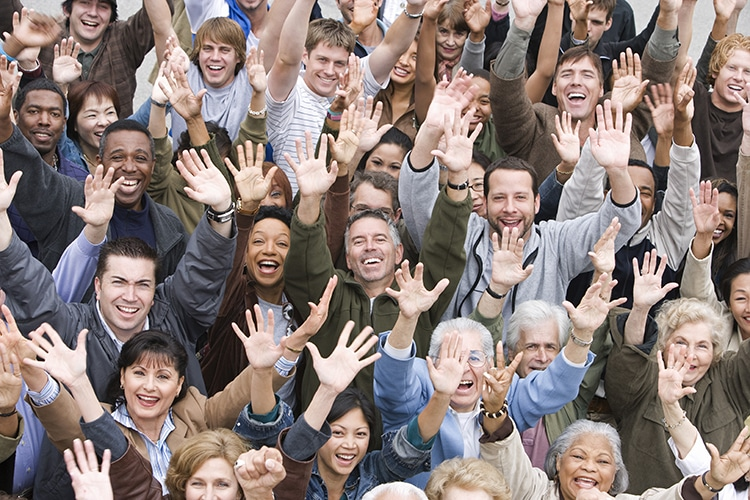
#> input picture test_image.jpg, 750 x 500 px, found by its file name
$ python openCV.py
#> lines starting #> are read from the running program, lines starting #| are printed output that depends on the picture; after the words box and inside, x2 and y2 are one past the last pixel; in counts of white or black regions, pixels touching at a corner belong together
import cv2
from google.colab.patches import cv2_imshow

class BasicFaceDetector:
    def __init__(self):
        self.face_cascade = cv2.CascadeClassifier(cv2.data.haarcascades + 'haarcascade_frontalface_default.xml')

    def detect_faces(self, image_path):
#> called with image_path = 'test_image.jpg'
        image = cv2.imread(image_path)
#> image is the input picture: shape (500, 750, 3); mean B, G, R 120.8, 124.9, 139.3
        if image is None:
            return None, 0
        gray = cv2.cvtColor(image, cv2.COLOR_BGR2GRAY)
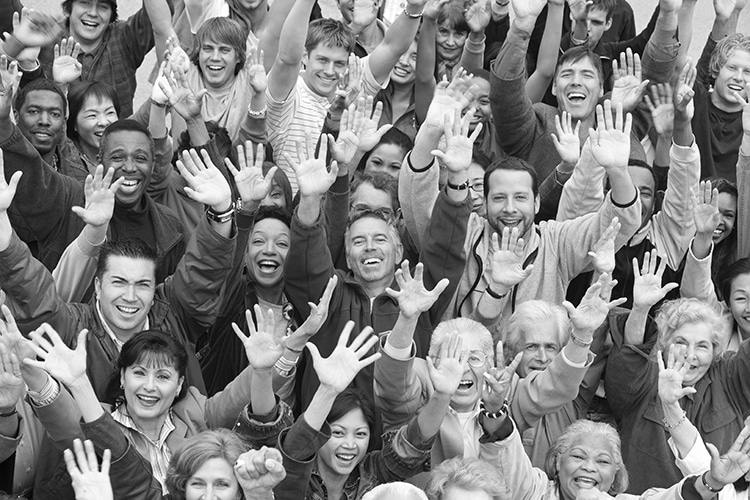
#> gray: shape (500, 750); min 0, max 255, mean 128.8
        faces = self.face_cascade.detectMultiScale(gray, 1.1, 5)
#> faces = 17 rows, first 6: [549, 52, 58, 58], [362, 148, 47, 47], [515, 327, 54, 54], [191, 29, 53, 53], [14, 89, 57, 57], [340, 215, 61, 61]
        for (x, y, w, h) in faces:
            cv2.rectangle(image, (x, y), (x + w, y + h), (0, 255, 0), 2)
#> this loop made 17 passes
#> (x, y, w, h) on passes 1 to 12: (549, 52, 58, 58), (362, 148, 47, 47), (515, 327, 54, 54), (191, 29, 53, 53), (14, 89, 57, 57), (340, 215, 61, 61), (302, 40, 56, 56), (75, 96, 48, 48), (481, 175, 59, 59), (96, 257, 68, 68), (321, 412, 56, 56), (101, 134, 58, 58)
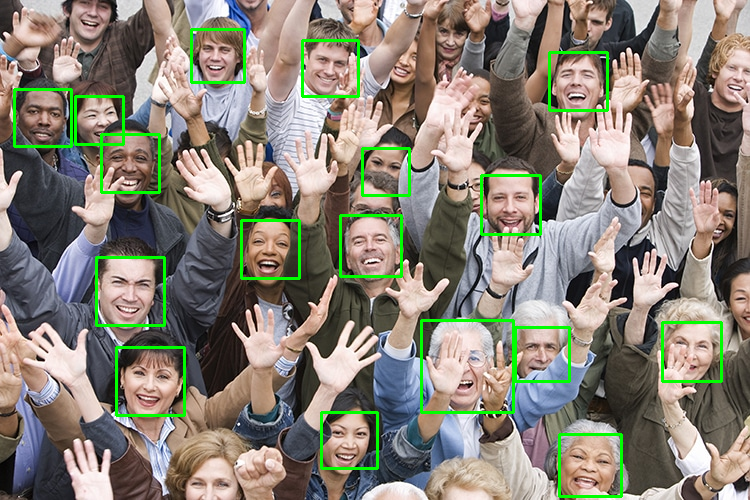
#> image: shape (500, 750, 3); 3.21% of pixels changed, all inside (x1, y1, x2, y2) = (13, 28, 723, 498)
        return image, len(faces)

    def show_image(self, image):
        if image is not None:
            cv2_imshow(image)

def main():
    detector = BasicFaceDetector()
    image_path = "test_image.jpg"  # replace with your uploaded image path
    result_image, face_count = detector.detect_faces(image_path)
#> face_count = 17
    print("Faces found:", face_count)
#| Faces found: 17
    detector.show_image(result_image)

main()
